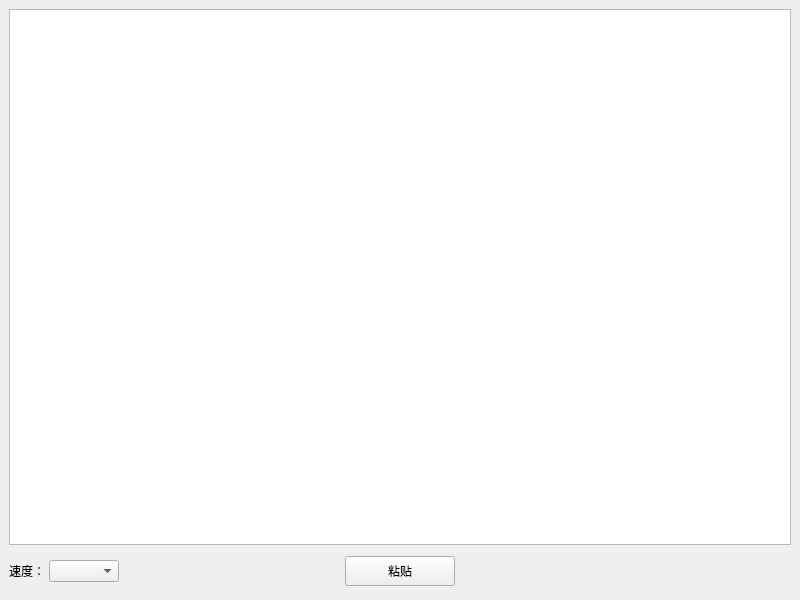
<?xml version="1.0" encoding="UTF-8"?>
<ui version="4.0">
 <class>MainWindow</class>
 <widget class="QMainWindow" name="MainWindow">
  <property name="geometry">
   <rect>
    <x>0</x>
    <y>0</y>
    <width>800</width>
    <height>600</height>
   </rect>
  </property>
  <property name="windowTitle">
   <string>键影</string>
  </property>
  <widget class="QWidget" name="centralwidget">
   <layout class="QVBoxLayout" name="verticalLayout">
    <item>
     <widget class="QPlainTextEdit" name="plainTextEdit"/>
    </item>
    <item>
     <widget class="QWidget" name="widget" native="true">
      <property name="minimumSize">
       <size>
        <width>0</width>
        <height>40</height>
       </size>
      </property>
      <property name="maximumSize">
       <size>
        <width>16777215</width>
        <height>40</height>
       </size>
      </property>
      <layout class="QHBoxLayout" name="horizontalLayout">
       <property name="spacing">
        <number>0</number>
       </property>
       <property name="leftMargin">
        <number>0</number>
       </property>
       <property name="topMargin">
        <number>0</number>
       </property>
       <property name="rightMargin">
        <number>0</number>
       </property>
       <property name="bottomMargin">
        <number>0</number>
       </property>
       <item>
        <widget class="QLabel" name="label">
         <property name="minimumSize">
          <size>
           <width>40</width>
           <height>0</height>
          </size>
         </property>
         <property name="maximumSize">
          <size>
           <width>40</width>
           <height>16777215</height>
          </size>
         </property>
         <property name="text">
          <string>速度：</string>
         </property>
        </widget>
       </item>
       <item>
        <widget class="QComboBox" name="comboBox">
         <property name="minimumSize">
          <size>
           <width>70</width>
           <height>0</height>
          </size>
         </property>
         <property name="maximumSize">
          <size>
           <width>70</width>
           <height>16777215</height>
          </size>
         </property>
        </widget>
       </item>
       <item>
        <spacer name="horizontalSpacer">
         <property name="orientation">
          <enum>Qt::Orientation::Horizontal</enum>
         </property>
         <property name="sizeHint" stdset="0">
          <size>
           <width>289</width>
           <height>20</height>
          </size>
         </property>
        </spacer>
       </item>
       <item>
        <widget class="QPushButton" name="pushButton">
         <property name="minimumSize">
          <size>
           <width>110</width>
           <height>30</height>
          </size>
         </property>
         <property name="maximumSize">
          <size>
           <width>110</width>
           <height>30</height>
          </size>
         </property>
         <property name="text">
          <string>粘贴</string>
         </property>
        </widget>
       </item>
       <item>
        <spacer name="horizontalSpacer_2">
         <property name="orientation">
          <enum>Qt::Orientation::Horizontal</enum>
         </property>
         <property name="sizeHint" stdset="0">
          <size>
           <width>289</width>
           <height>20</height>
          </size>
         </property>
        </spacer>
       </item>
       <item>
        <widget class="QWidget" name="widget_2" native="true">
         <property name="minimumSize">
          <size>
           <width>110</width>
           <height>0</height>
          </size>
         </property>
         <property name="maximumSize">
          <size>
           <width>110</width>
           <height>16777215</height>
          </size>
         </property>
        </widget>
       </item>
      </layout>
     </widget>
    </item>
   </layout>
  </widget>
 </widget>
 <resources/>
 <connections/>
</ui>
